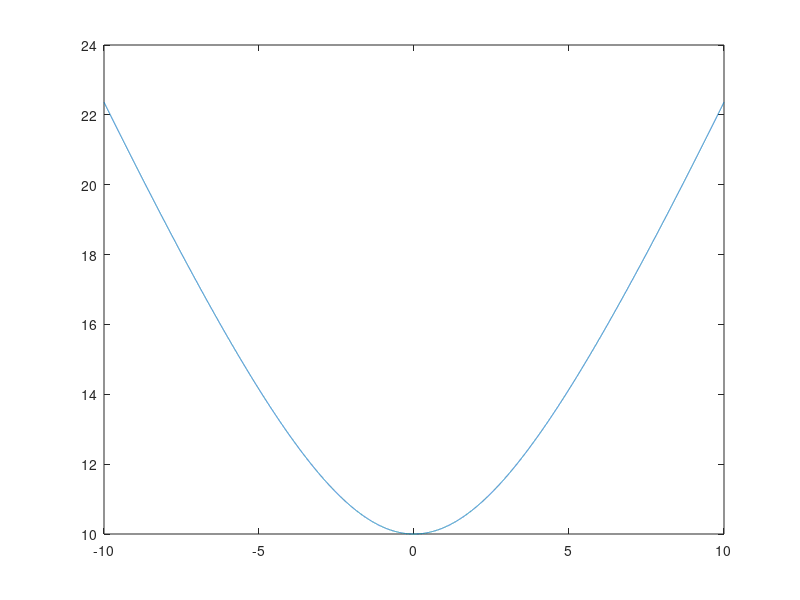

This figure's MATLAB source:
ind=[-10:0.001:10];
f0 = @(x,l) 0.5*x.^2;
f1 = @(x,l) 0.5*x.^2.*(x.^2<l^2) + 0.5*l^2*(x.^2>=l^2);
f2 = @(x,l) 0.5*x.^2./(x.^2+l^2);
f3 = @(x,l) 0.5*log(1+(x/l).^2);
f4 = @(x,l) 2*sqrt(x.^2 + l^2);


g0 = @(x,l) x;
g1 = @(x,l) x.*(abs(x)<l);
g2 = @(x,l) l^2*x./(x.^2 + l^2).^2;
g3 = @(x,l) x./(x.^2 + l^2);
g4 = @(x,l) x./sqrt(s.^2 + l^2);

lambda= 5;
plot( ind, f1(ind,lambda));
plot(ind, f2(ind,lambda));
plot(ind, f3(ind,lambda));
plot(ind, f4(ind,lambda));